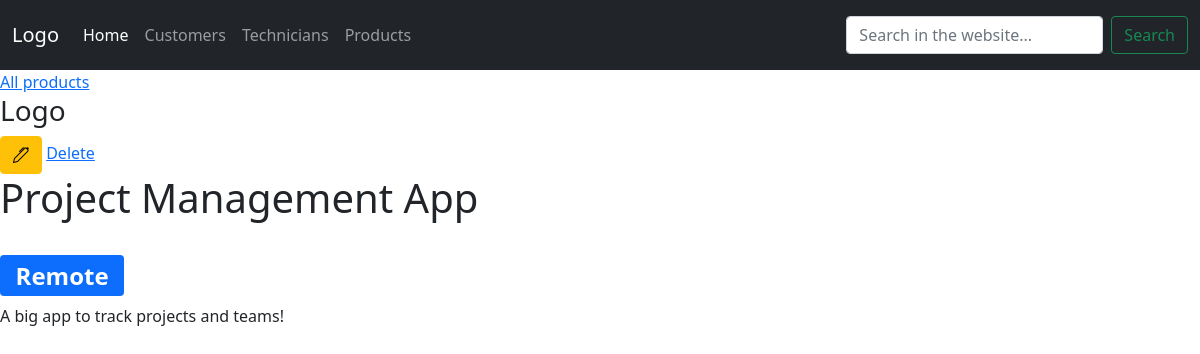
Before: /product/4 with the older database file.
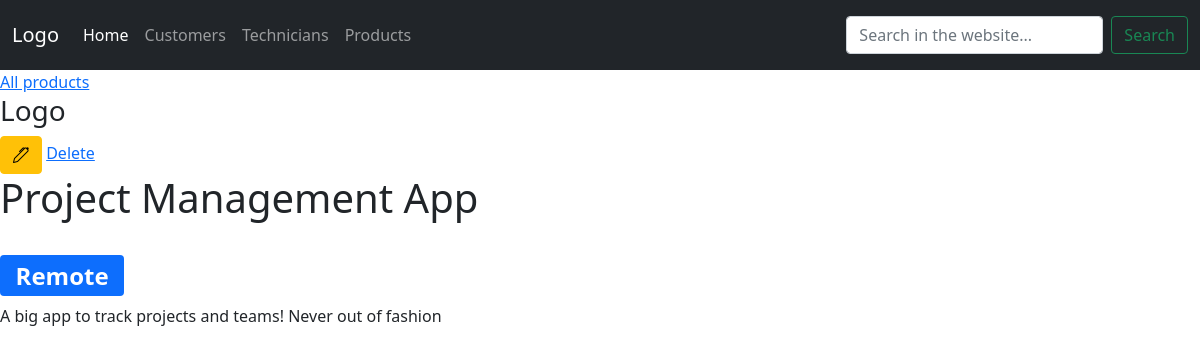
After: the same page with the newer database file.
### hotline/models.py (models this page shows, shortened)
class product(models.Model):
    name = models.CharField(max_length=50)
    department_id = ForeignKey('department', on_delete=models.PROTECT)
    description = models.TextField(blank=True, null=True)

class department(models.Model):
    name = models.CharField(max_length=50)
    subset = models.CharField(max_length=50)
    def __str__(self):
        return self.name

### hotline/views.py (the view)
# urls.py: path('product/<str:pk>', views.product_detail, name='product_detail'),
def product_detail(request, pk):
    my_product = product.objects.get(id=pk)
    context = {
        'my_product': my_product,
    }
    return render(request, 'hotline/product_detail.html', context)

### hotline/templates/hotline/product_detail.html
{% extends 'hotline/home.html' %}
{% block content %}
<a href="{% url 'product_list' %}">All products</a>
<h3>Logo</h3>
<a href="{% url 'update_product' my_product.id %}"><span class="btn btn-warning"><i class="bi bi-pen"></i></span></a> <a href="#">Delete</a>
<h1>{{ my_product.name }}</h1>
<br>
<h2><span class="badge bg-primary">{{ my_product.department_id }}</span></h2>
<p>{{ my_product.description }} </p>
{% endblock %}

Changed rows visible on the page:
changed product "Project Management App": description "A big app to track projects and teams!" → "A big app to track projects and teams! Never out of fashion"
